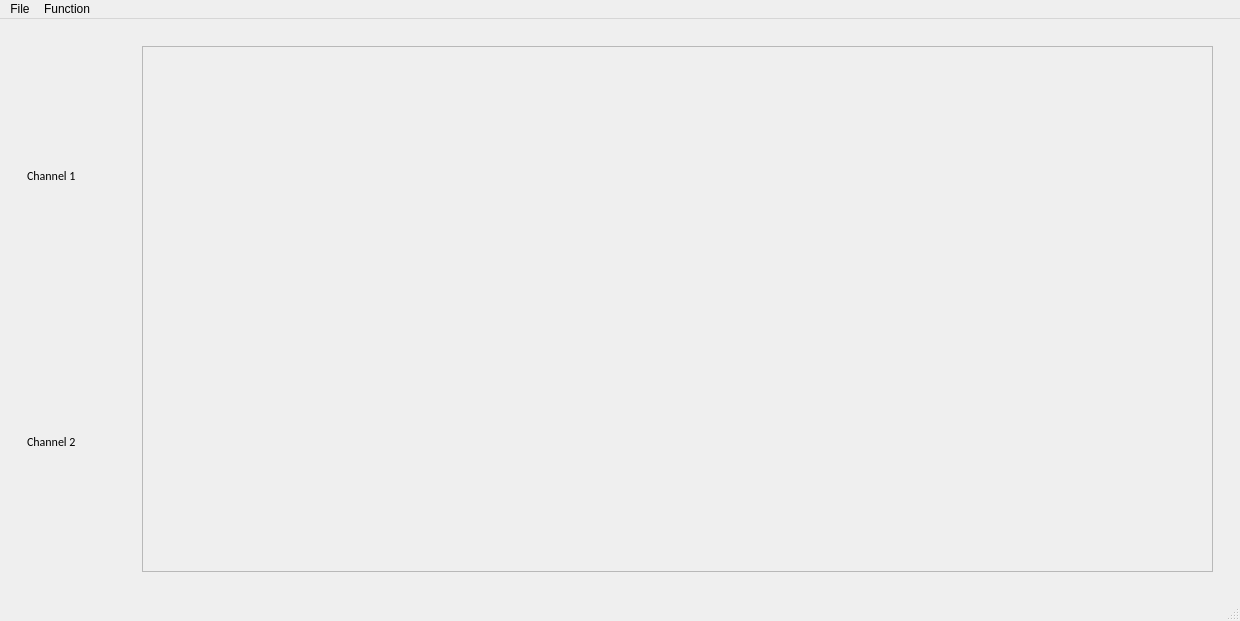
<?xml version="1.0" encoding="UTF-8"?>
<ui version="4.0">
 <class>MainWindow</class>
 <widget class="QMainWindow" name="MainWindow">
  <property name="geometry">
   <rect>
    <x>0</x>
    <y>0</y>
    <width>1240</width>
    <height>621</height>
   </rect>
  </property>
  <property name="windowTitle">
   <string>MainWindow</string>
  </property>
  <widget class="QWidget" name="centralwidget">
   <property name="minimumSize">
    <size>
     <width>1087</width>
     <height>0</height>
    </size>
   </property>
   <layout class="QGridLayout" name="gridLayout">
    <item row="0" column="0">
     <widget class="QWidget" name="widget_outer" native="true">
      <layout class="QGridLayout" name="gridLayout_2">
       <item row="0" column="0">
        <layout class="QHBoxLayout" name="horizontalLayout">
         <item>
          <widget class="QWidget" name="widget_channel_label" native="true">
           <property name="sizePolicy">
            <sizepolicy hsizetype="Preferred" vsizetype="Preferred">
             <horstretch>1</horstretch>
             <verstretch>0</verstretch>
            </sizepolicy>
           </property>
           <layout class="QGridLayout" name="gridLayout_3">
            <item row="0" column="0">
             <layout class="QVBoxLayout" name="verticalLayout_2">
              <item>
               <widget class="QLabel" name="label_channel_1">
                <property name="font">
                 <font>
                  <family>Calibri</family>
                 </font>
                </property>
                <property name="text">
                 <string>Channel 1</string>
                </property>
               </widget>
              </item>
              <item>
               <widget class="QLabel" name="label_channel_2">
                <property name="font">
                 <font>
                  <family>Calibri</family>
                 </font>
                </property>
                <property name="text">
                 <string>Channel 2</string>
                </property>
               </widget>
              </item>
             </layout>
            </item>
           </layout>
          </widget>
         </item>
         <item>
          <widget class="QWidget" name="widget_channel_waveform" native="true">
           <property name="enabled">
            <bool>true</bool>
           </property>
           <property name="sizePolicy">
            <sizepolicy hsizetype="Preferred" vsizetype="Preferred">
             <horstretch>10</horstretch>
             <verstretch>0</verstretch>
            </sizepolicy>
           </property>
           <layout class="QGridLayout" name="gridLayout_4">
            <item row="0" column="0">
             <widget class="QScrollArea" name="scrollArea_channel">
              <property name="widgetResizable">
               <bool>true</bool>
              </property>
              <widget class="QWidget" name="scrollArea_widget_channel">
               <property name="geometry">
                <rect>
                 <x>0</x>
                 <y>0</y>
                 <width>1055</width>
                 <height>502</height>
                </rect>
               </property>
               <layout class="QGridLayout" name="gridLayout_5">
                <item row="0" column="0">
                 <layout class="QVBoxLayout" name="verticalLayout_channel"/>
                </item>
               </layout>
              </widget>
             </widget>
            </item>
           </layout>
          </widget>
         </item>
        </layout>
       </item>
      </layout>
     </widget>
    </item>
   </layout>
  </widget>
  <widget class="QMenuBar" name="menubar">
   <property name="geometry">
    <rect>
     <x>0</x>
     <y>0</y>
     <width>1240</width>
     <height>25</height>
    </rect>
   </property>
   <widget class="QMenu" name="menuFile">
    <property name="title">
     <string>File</string>
    </property>
    <addaction name="button_music_import"/>
   </widget>
   <widget class="QMenu" name="menuDSP_function">
    <property name="title">
     <string>Function</string>
    </property>
    <widget class="QMenu" name="menuDeep_Learning">
     <property name="title">
      <string>Deep Learning</string>
     </property>
     <addaction name="button_mgc"/>
    </widget>
    <addaction name="menuDeep_Learning"/>
   </widget>
   <addaction name="menuFile"/>
   <addaction name="menuDSP_function"/>
  </widget>
  <widget class="QStatusBar" name="statusbar"/>
  <action name="button_music_import">
   <property name="text">
    <string>Import</string>
   </property>
  </action>
  <action name="action_Music_Genre_Classification">
   <property name="text">
    <string>Music-Genre-Classification</string>
   </property>
  </action>
  <action name="button_mgc">
   <property name="text">
    <string>Music-Genre-Classification</string>
   </property>
  </action>
  <action name="actionfff">
   <property name="text">
    <string>fff</string>
   </property>
  </action>
 </widget>
 <resources/>
 <connections/>
</ui>
